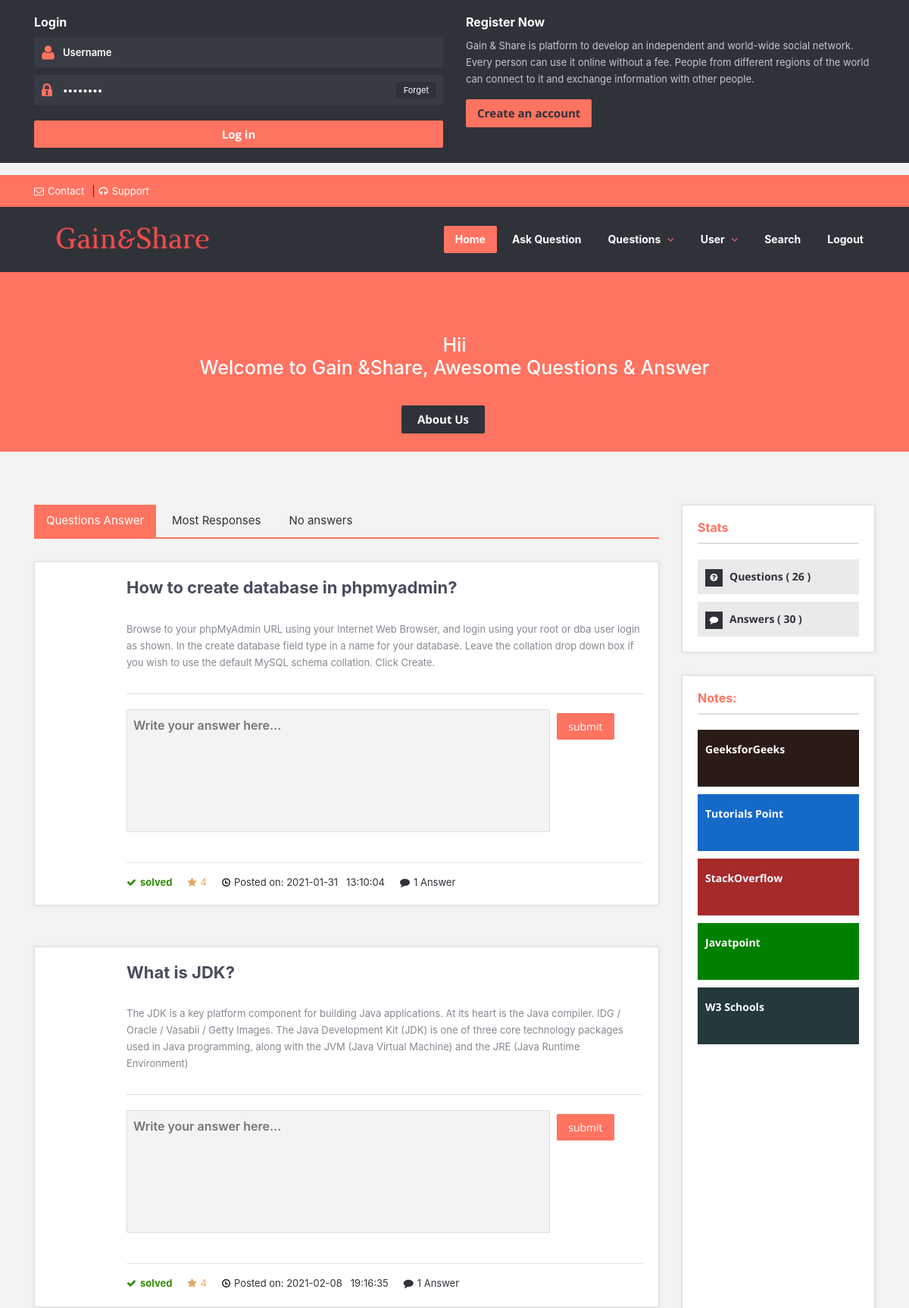
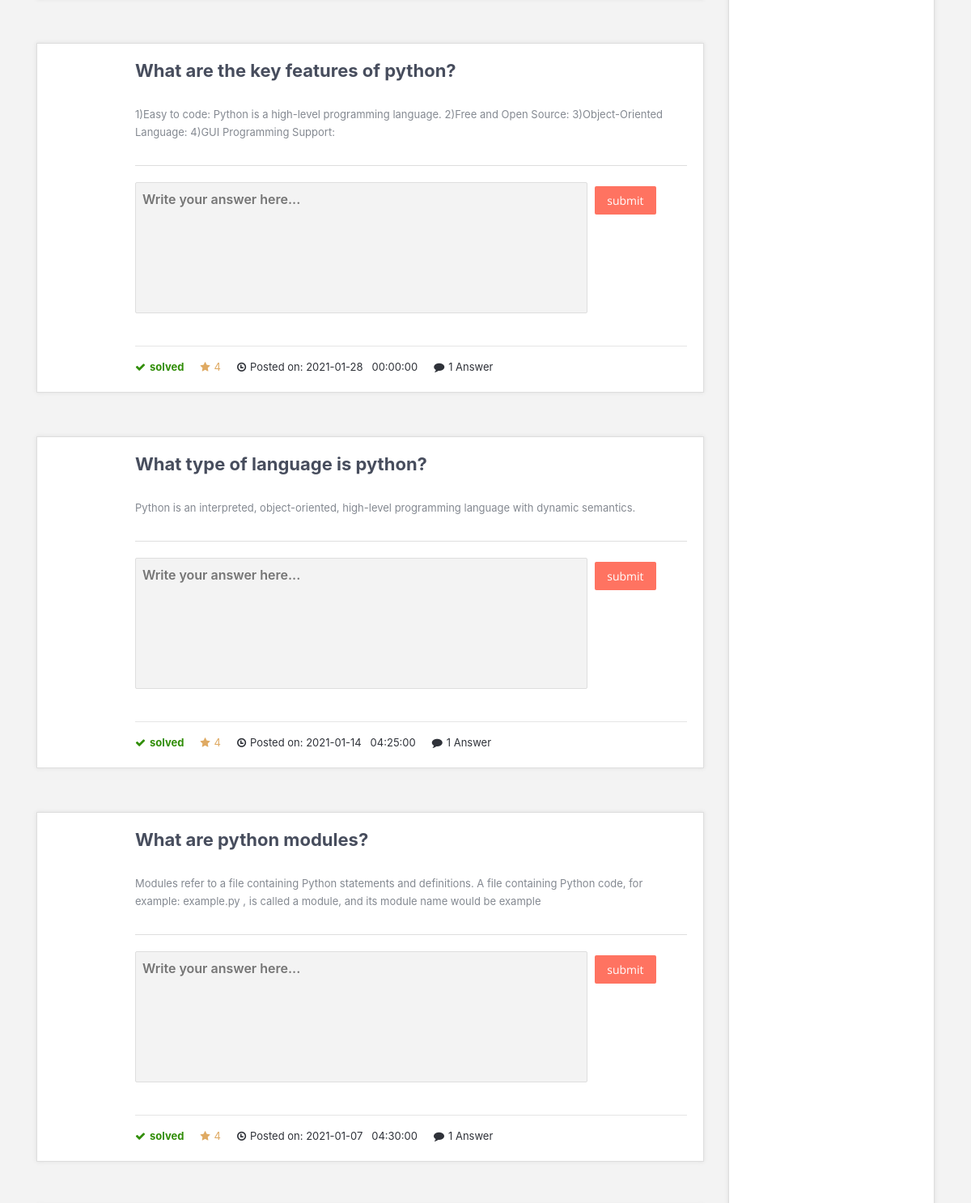
/Gain&Share/uhome.php (upper part), run on the app's committed database (2 pictures, top to bottom).
### tables this page shows
CREATE TABLE `ans` (
  `aid` int(11) NOT NULL,
  `qid` int(11) NOT NULL,
  `uid` int(11) DEFAULT NULL,
  `adate` date NOT NULL,
  `atime` time NOT NULL,
  `ansq` longtext NOT NULL
);

CREATE TABLE `ques` (
  `qid` int(11) NOT NULL,
  `qname` varchar(50) NOT NULL,
  `category` varchar(50) NOT NULL,
  `qdate` date NOT NULL,
  `qtime` time NOT NULL,
  `qstatus` int(11) NOT NULL DEFAULT '0',
  `qimg` varchar(500) DEFAULT NULL
);

### Gain&Share/uhome.php (the view, shortened to what this page needs)
<!DOCTYPE html>
<html lang="en">
<head>
	<link rel="stylesheet" href="style.css">
	<link rel="stylesheet" href="css/skins/skins.css">
	<link rel="stylesheet" href="css/responsive.css">
</head>
<body>
<?php include 'header.php'; ?>
	<div class="section-warp ask-me">
		<div class="container clearfix">
			<div class="box_icon box_warp box_no_border box_no_background" box_border="transparent" box_background="transparent" box_color="#FFF">
				<div class="row">
					<div class="col-md-12">
						<marquee>
							<h2>Hii <?php echo $_SESSION['name'] ?> <br>Welcome to Gain &Share, Awesome Questions & Answer </h2>
						</marquee>
						<a class="color button dark_button medium" href="contactus.php" >About Us</a>
						<br>
					</div>
				</div>
			</div>
		</div>
	</div>
	<section class="container main-content">
		<div class="row">
			<div class="col-md-9">
				<div class="tabs-warp question-tab">
		            <ul class="tabs">
		                <li class="tab"><a href="#" class="current">Questions Answer</a></li>
		                <li class="tab"><a href="#">Most Responses</a></li>
		                <li class="tab"><a href="#">No answers</a></li>
		            </ul>
		            <div class="tab-inner-warp">
		            	<?php
				            include 'dbcon.php';
				            $sqlQuery = "SELECT ques.qname,ques.qid, ans.adate,ans.atime,ans.ansq,ques.qstatus FROM ques INNER JOIN ans ON ques.qid=ans.qid WHERE qstatus = 1 AND ques.qid LIMIT 8";
				            $rs = mysqli_query($con,$sqlQuery);
				            while ($result=mysqli_fetch_array($rs))
				            {
				        ?>
						<div class="tab-inner">
							<article class="question question-type-normal">
								<h2>
									<a >
										<?php
				                               echo $result['qname'];
				                        ?>
									</a>
								</h2>
								<div class="question-inner">
									<p class="question-desc">
										<?php
				                                echo $result['ansq'];
				                        ?>
									</p>
									<form method="post" action="answer.php">
									<textarea style="resize: none;" placeholder="Write your answer here..." name="uans" id="question-details" aria-required="true" cols="58" rows="6"></textarea><span>&nbsp;
									<button type="submit"  name="answer" value="Submit" class="button color small submit" >submit</button></span>
								</form>
                                    <div class="clearfix"></div><br><hr>
									<div class="question-details">
										<span class="question-answered question-answered-done"><i class="icon-ok"></i>solved</span>
										<span class="question-favorite"><i class="icon-star"></i>4</span>
									</div>
									<span class="question-date"><i class="icon-time"></i>Posted on:
                                        <?php
				                                echo $result['adate'];
				                                ?>
				                                <?php
				                                echo $result['atime'];
				                        ?>
									</span>
									<span class="question-comment"><a href="#"><i class="icon-comment"></i>1 Answer</a></span>
									<div class="clearfix"></div>
								</div>
							</article>
							<br/>
		                </div>
		                <?php
						    }
						?>
		            </div>
		        </div>
			</div>
			<?php include 'sidepanel.php'; ?>
		<br><br>
	<?php include 'footer.php'; ?>
</body>
</html>

### Gain&Share/css/skins/skins.css (style rules this page uses)
.more:hover,.button.color,.button.black:hover,.go-up,.widget_portfolio .portfolio-widget-item:hover .portfolio_img:before,.popular_posts .popular_img:hover a:before,.widget_flickr a:hover:before,.widget_highest_points .author-img a:hover:before,.question-author-img:hover span,.pagination a:hover,.pagination span:hover,.pagination span.current,.about-author .author-image a:hover:before,.question-comments a,.flex-direction-nav li a:hover,.button.dark_button.color:hover,.table-style-2 thead th,.progressbar-percent,.carousel-arrow a:hover,.box_icon:hover .icon_circle,.box_icon:hover .icon_soft_r,.box_icon:hover .icon_square,.bg_default,.box_warp_colored,.box_warp_hover:hover,.post .boxedtitle i,.single-question-title i,.question-type,.post-type,.social_icon a,.page-content .boxedtitle,.main-content .boxedtitle,.flex-caption h2,.flex-control-nav li a.flex-active,.bxslider-overlay:before,.navigation ul li ul li:hover > a,.navigation ul li ul li.current_page_item > a,#header-top,.navigation > ul > li:hover > a,.navigation > ul > li.current_page_item > a,.ask-me,.breadcrumbs,#footer-bottom .social_icons ul li a:hover,.widget_tag_cloud a:hover,input[type="checkbox"],.login-password a:hover,.tab a.current,.question-type-main,.question-report:hover,.load-questions,.del-poll-li:hover,.styled-select::before,.fileinputs span,.post .post-type,.divider span,.widget_menu li.current_page_item a,.accordion .accordion-title.active a,.tab-inner-warp,.navigation_mobile_click:before { background-color: #ff7361; }
p a,li a, a:hover,.button.normal:hover,span.color,#footer a:hover,.widget a:hover,.question h3 a:hover,.boxedtitle h1 a:hover,.boxedtitle h2 a:hover,.boxedtitle h3 a:hover,.boxedtitle h4 a:hover,.boxedtitle h5 a:hover,.boxedtitle h6 a:hover,.box_icon:hover span i,.color_default,.navigation_mobile > ul a:hover,.navigation_mobile > ul li ul li:hover:before,.post .post-meta .meta-author a:hover,.post .post-meta .meta-categories a:hover,.post .post-meta .meta-comment a:hover,.question h2 a:hover,.question-category a:hover,.question-reply:hover i,.question-category a:hover i,.question-comment a:hover,.question-comment a:hover i,.question-reply:hover,.post .post-meta .meta-author:hover a,.post .post-meta .meta-author:hover i,.post .post-meta .meta-categories:hover a,.post .post-meta .meta-categories:hover i,.post .post-meta .meta-comment:hover a,.post .post-meta .meta-comment:hover i,.post-title a:hover,.question-tags a,.question .question-type,.comment-author a:hover,.comment-reply:hover,.user-profile-widget li a:hover,.taglist .tag a.delete:before,.form-style p span.color,.post-tags,.post-tags a,.related-posts li a:hover,#footer.footer_light_top .related-posts li a:hover,.share-inside,.share-inside-warp ul li a:hover,.user-points .question-vote-result,.navigation > ul > li > a > .menu-nav-arrow,#footer-bottom a,.widget h3.widget_title,#footer .related-item span,.widget_twitter ul li:before,#footer .widget_twitter .tweet_time a,.widget_highest_points li h6 a,#footer .widget_contact ul li span,.rememberme label,.login-text i,.login-password i,.question-tags,.question-tags i,.panel-pop h2,input[type="text"],input[type="password"],input[type="email"],textarea,select,.panel-pop p,.main-content .page-content .boxedtitle.page-title h2,.fakefile button,.login p,.login h2,.contact-us h2,.share-inside i,#related-posts h2,.comment-reply,.post-title,.post-title a,.user-profile h2,.stats-head,.block-stats-1,.block-stats-2,.block-stats-3,.block-stats-4,.user-question h3 a,.icon_shortcode .ul_icons li,.testimonial-client span,.box_icon h1,.box_icon h2,.box_icon h3,.box_icon h4,.box_icon h5,.box_icon h6,.widget_contact ul li i,#footer.footer_light_top .widget a:hover { color: #ff7361; }
.tabs { border-bottom-color: #ff7361; }
.tab a.current { border-top-color: #ff7361; }

### Gain&Share/css/responsive.css (style rules this page uses)
@media (min-width: 1200px) { .grid_1200 .ask-me .col-md-12 { padding-top: 51px; } }
@media (min-width: 1200px) { .grid_1200 #question-title,.grid_1200 #question-details,.grid_1200 .taglist .input input,.grid_1200 .form-style-5.form-style input[type="text"],.grid_1200 .form-style-5.form-style input[type="email"],.grid_1200 .form-style-5.form-style input[type="password"],.grid_1200 .form-style-5.form-style textarea { width: 82%; } }

### data on the page
ans: qid.qname "How to create database in phpmyadmin?", ansq "Browse to your phpMyAdmin URL using your Internet Web Browser, and login using your root or dba user login as shown. In the create database field type in a name for your database. Leave the collation drop down box if you wish to use the default MySQL schema collation. Click Create.", adate "2021-01-31", atime "13:10:04"
ans: qid.qname "What is JDK?", ansq "The JDK is a key platform component for building Java applications. At its heart is the Java compiler. IDG / Oracle / Vasabii / Getty Images. The Java Development Kit (JDK) is one of three core technology packages used in Java programming, along with the JVM (Java Virtual Machine) and the JRE (Java Runtime Environment)", adate "2021-02-08", atime "19:16:35"
ans: qid.qname "What are the key features of python?", ansq "1)Easy to code: Python is a high-level programming language. 2)Free and Open Source: 3)Object-Oriented Language: 4)GUI Programming Support:", adate "2021-01-28", atime "00:00:00"
ans: qid.qname "What type of language is python?", ansq "Python is an interpreted, object-oriented, high-level programming language with dynamic semantics.", adate "2021-01-14", atime "04:25:00"
ans: qid.qname "What are python modules?", ansq "Modules refer to a file containing Python statements and definitions. A file containing Python code, for example: example.py , is called a module, and its module name would be example", adate "2021-01-07", atime "04:30:00"

### other printed values
$num_rows "26"
$num_rows "30"
